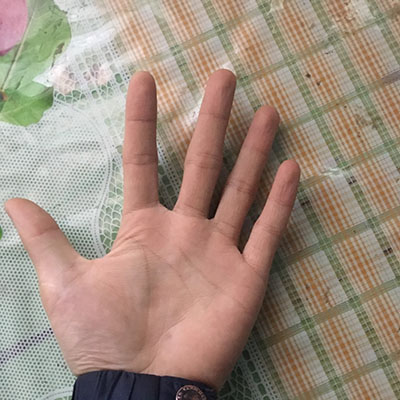
%> input picture test1.jpg, 400 x 400 px; its folder holds only this picture in this run
$ octave --eval "SPM_test_batch;"   (GNU Octave 9; MATLAB toolbox functions it lacks are replaced by stand-ins)
%> lines starting %> are read from the running program, lines starting %| are printed output that depends on the picture; in (x1, y1, x2, y2) boxes, pixels count from 0 and x2, y2 are one past the last pixel; in counts of white or black regions, pixels touching at a corner belong together; the program's own positions count from 1
function []=SPM_test_batch()
global quantizationTable;
    quantizationTable = linspace(1,1,8);
    for i = 2 : 32
        quantizationTable = [quantizationTable, linspace(i,i,8)];
    end

    load SPM;
    files = dir('*.jpg');
    for i = 1 : length(files)
        s = files(i).name;
        img = imread(s);
%> img is the input picture: size 400x400x3 uint8; mean R, G, B 160.5, 141.2, 127.1
        [x,y] = size(img(:,:,1));
%> x = 400; y = 400
        img = changeTo32Level(img, x, y);
        img = detect(img, SPM, x, y);
        imwrite(img, [num2str(i),'-result.jpg']);
    end
end


function[img] = changeTo32Level(img, x, y)
%> called with x = 400, y = 400
    global quantizationTable;
    for i = 1:x
        for j = 1:y
            img(i,j,1) = quantizationTable(img(i,j,1)+1);
            img(i,j,2) = quantizationTable(img(i,j,2)+1);
            img(i,j,3) = quantizationTable(img(i,j,3)+1);
        end
    end
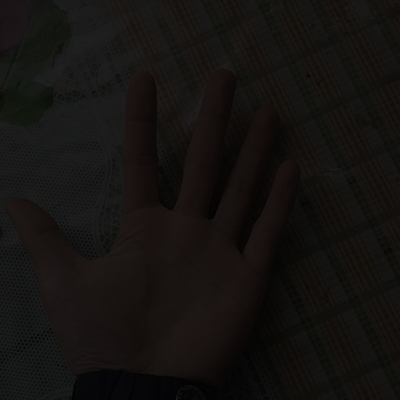
%> img: size 400x400x3 uint8; mean R, G, B 20.6, 18.2, 16.4
end

function[img] = detect(img, SPM, x, y)
%> called with x = 400, y = 400
    for i = 1:x
        for j = 1:y
            if SPM(img(i,j,1),img(i,j,2),img(i,j,3)) >= 0.8  %The threshold. Set it higher to be more exact but may cause more miss
                img(i,j,1:3) = 255;
            else img(i,j,1:3) = 0;
            end
        end
    end
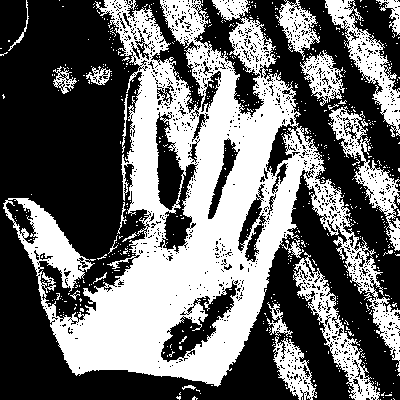
%> img: size 400x400x3 uint8; 42% white; 619 white regions (597 under 20 px), largest, box (x1, y1, x2, y2) and area: (3, 0, 400, 387) 52761, (325, 0, 400, 137) 2756, (293, 252, 380, 400) 2756
end
